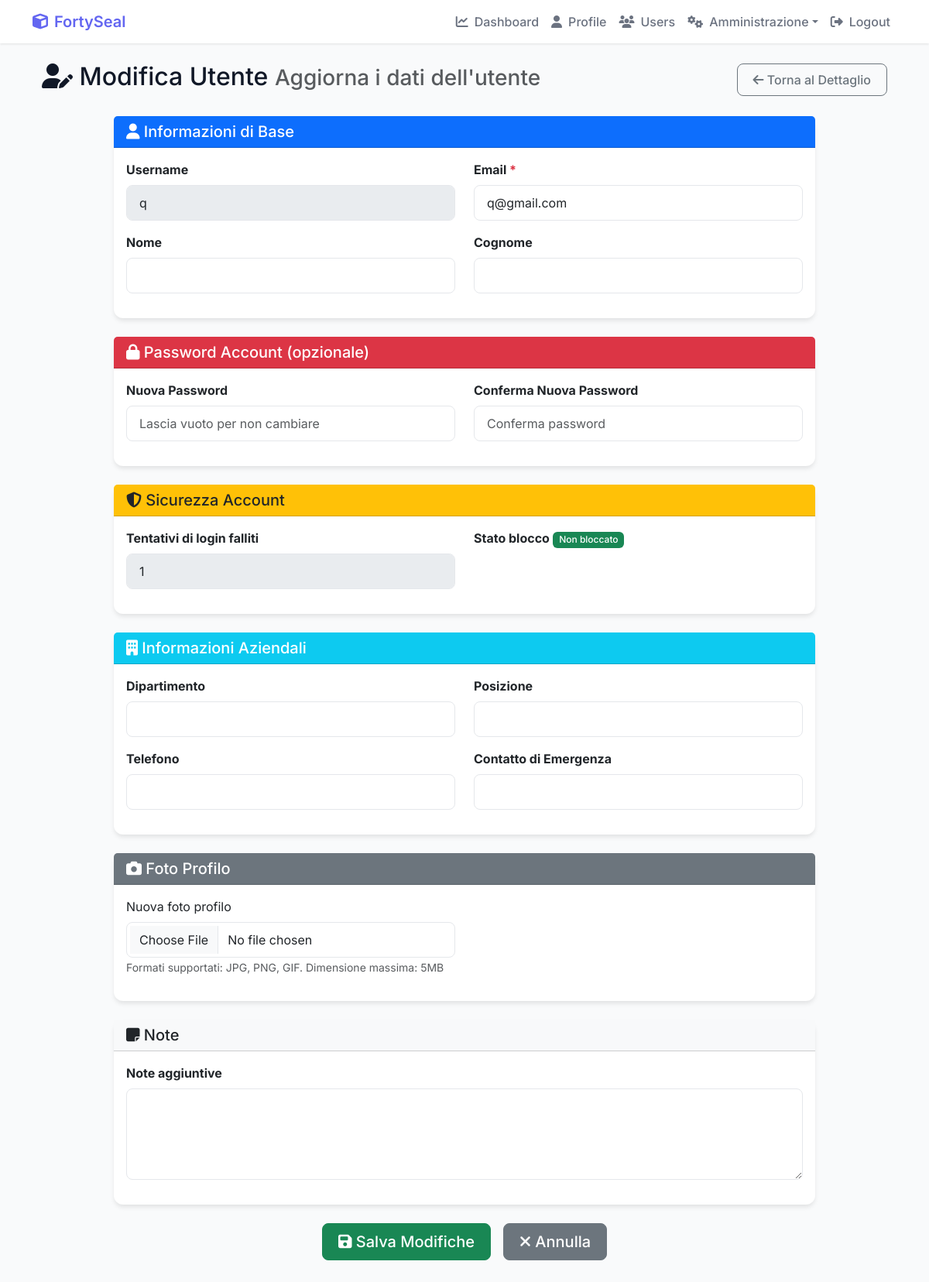
Page /user-management/users/2/edit/ (signed in) on the earlier database version.
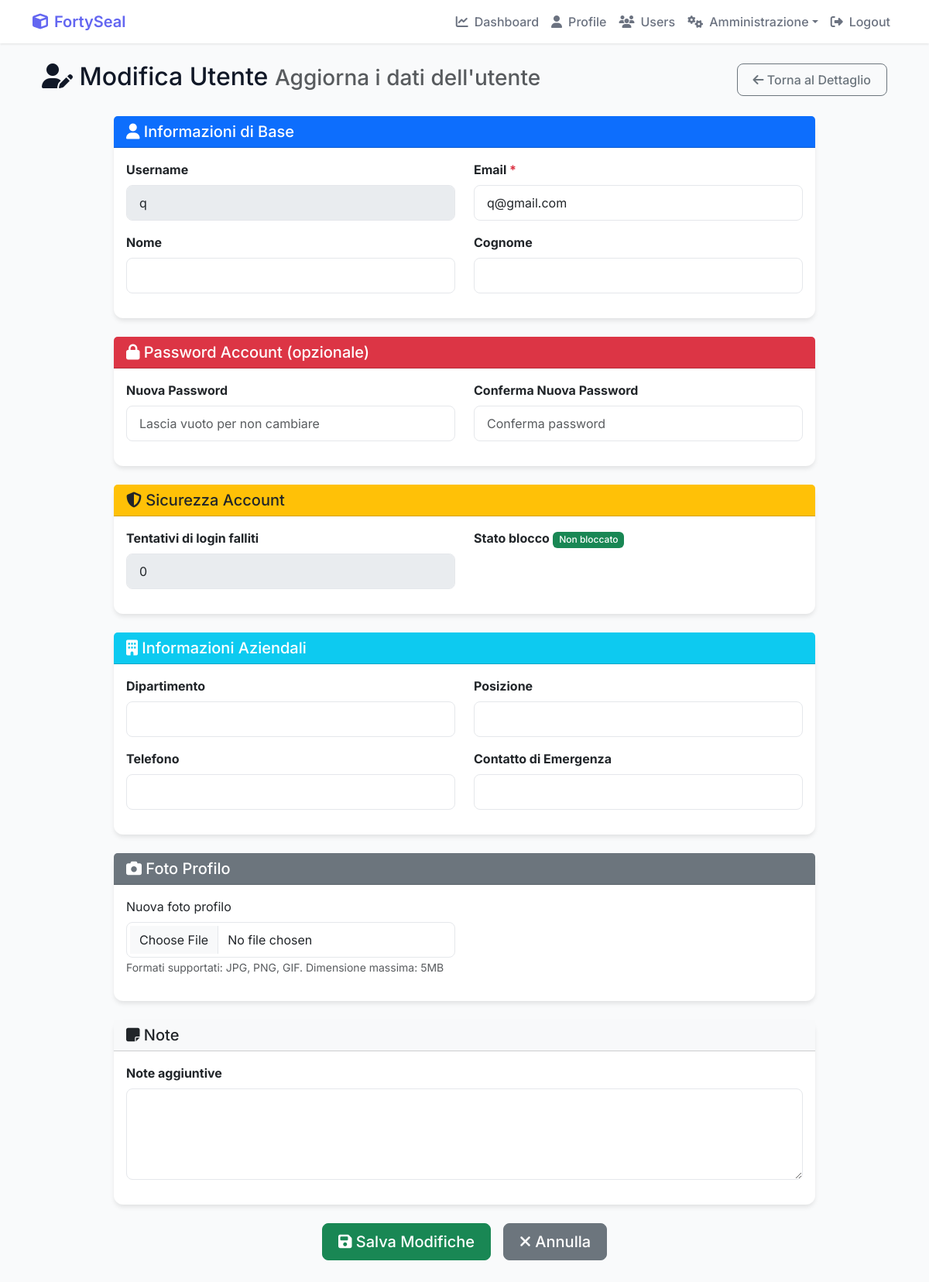
Same page on the later database version.
### Cripto1/models.py (models this page shows, shortened)
class UserProfile(models.Model):
    user = models.OneToOneField(User, on_delete=models.CASCADE)
    user_key = models.CharField(max_length=255, unique=True) # Keep as a unique identifier (can be hash of public key)
    public_key = models.TextField(null=True, blank=True) # Allow null for existing rows
    private_key = EncryptedTextField(null=True, blank=True) # Allow null for existing rows
    balance = models.FloatField(default=0.0)
    created_at = models.DateTimeField(auto_now_add=True)
    profile_picture = models.ImageField(upload_to='profile_pics/', blank=True, null=True)
    is_active = models.BooleanField(default=True)
    last_login_ip = models.GenericIPAddressField(null=True, blank=True)
    last_login_date = models.DateTimeField(null=True, blank=True)
    login_attempts = models.IntegerField(default=0)
    locked_until = models.DateTimeField(null=True, blank=True)
    sso_provider = models.CharField(max_length=50, blank=True, null=True)  # Per SSO
    sso_id = models.CharField(max_length=255, blank=True, null=True)  # ID esterno per SSO
    department = models.CharField(max_length=100, blank=True, null=True)
    position = models.CharField(max_length=100, blank=True, null=True)
    phone = models.CharField(max_length=20, blank=True, null=True)
    emergency_contact = models.CharField(max_length=255, blank=True, null=True)
    notes = models.TextField(blank=True, null=True)
    def is_locked(self):
        if self.locked_until and timezone.now() < self.locked_until:
            return True
        return False
    def update_last_login(self, ip_address=None):
        self.last_login_date = timezone.now()
        if ip_address:
            self.last_login_ip = ip_address
        self.save()

### Cripto1/views.py (the view)
    def wrapper(request, *args, **kwargs):
        if not request.user.is_authenticated:
            messages.error(request, "Devi essere autenticato per accedere a questa sezione.")
            return redirect('Cripto1:login')
        return view_func(request, *args, **kwargs)

### Cripto1/forms.py (shortened to what this page needs)
class UserProfileEditForm(forms.ModelForm):
    first_name = forms.CharField(max_length=30, required=False, label='Nome')
    last_name = forms.CharField(max_length=30, required=False, label='Cognome')
    email = forms.EmailField(required=True, label='Email')
    class Meta:
        model = UserProfile
        fields = [
            'department', 'position', 'phone', 'emergency_contact',
            'notes', 'profile_picture'
        ]
        labels = {
            'department': 'Dipartimento',
            'position': 'Posizione',
            'phone': 'Telefono',
            'emergency_contact': 'Contatto di Emergenza',
            'notes': 'Note',
            'profile_picture': 'Foto Profilo'
        }
    def __init__(self, *args, **kwargs):
        super().__init__(*args, **kwargs)
        if self.instance and self.instance.user:
            self.fields['first_name'].initial = self.instance.user.first_name
            self.fields['last_name'].initial = self.instance.user.last_name
            self.fields['email'].initial = self.instance.user.email

### Cripto1/templates/Cripto1/user_management/edit_user.html (shortened to what the changed rows need)
{% extends 'Cripto1/base.html' %}
{% load static %}
{% block content %}
<div class="container-fluid mt-4">
    <div class="row">
        <div class="col-12">
            <div class="d-flex justify-content-between align-items-center mb-4">
                <h2>
                    <i class="fas fa-user-edit"></i> Modifica Utente
                    <small class="text-muted">Aggiorna i dati dell'utente</small>
                </h2>
            </div>
        </div>
    </div>
    <div class="row justify-content-center">
        <div class="col-12 col-lg-10">
            <form method="POST" enctype="multipart/form-data">
                <div class="card border-primary mb-4">
                    <div class="card-body">
                        <div class="row">
                            <div class="col-md-6">
                                <div class="mb-3">
                                    <label class="form-label fw-bold">Username</label>
                                    <input type="text" name="username" class="form-control" value="{{ user_profile.user.username }}" disabled>
                                </div>
                            </div>
                        </div>
                    </div>
                </div>
                <div class="card border-warning mb-4">
                    <div class="card-body">
                        <div class="row">
                            <div class="col-md-6">
                                <div class="mb-3">
                                    <label class="form-label fw-bold">Tentativi di login falliti</label>
                                    <input type="text" class="form-control" value="{{ user_profile.login_attempts }}" disabled>
                                </div>
                            </div>
                        </div>
                    </div>
                </div>
            </form>
        </div>
    </div>
</div>
{% endblock %}

Differences in the rows shown:
changed UserProfile: login_attempts "1" → "0"
